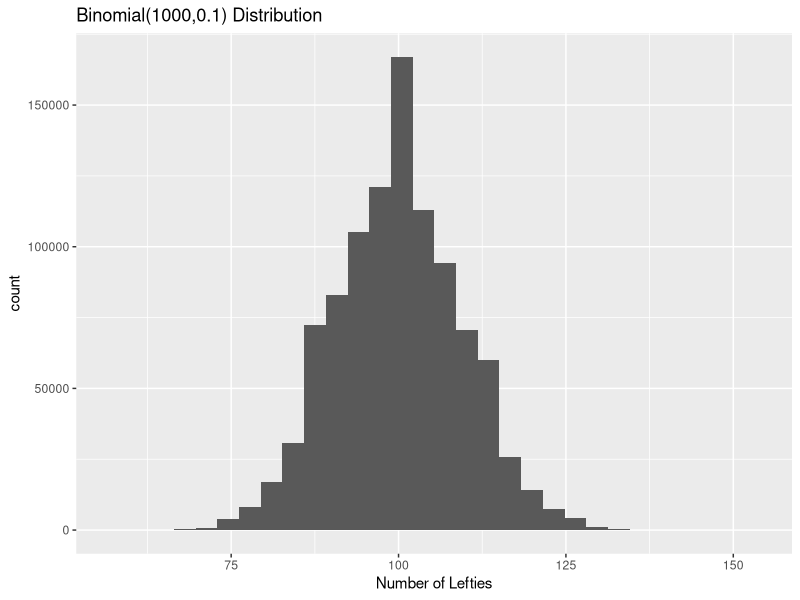
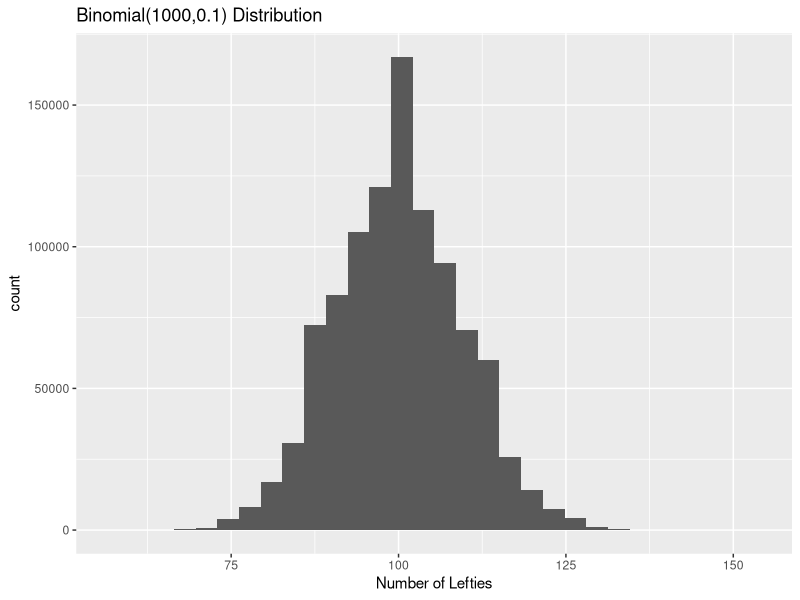
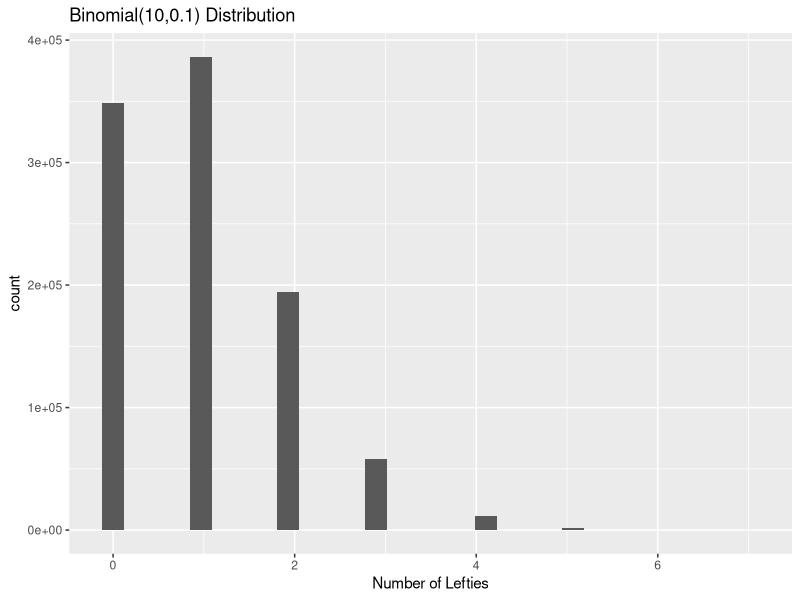
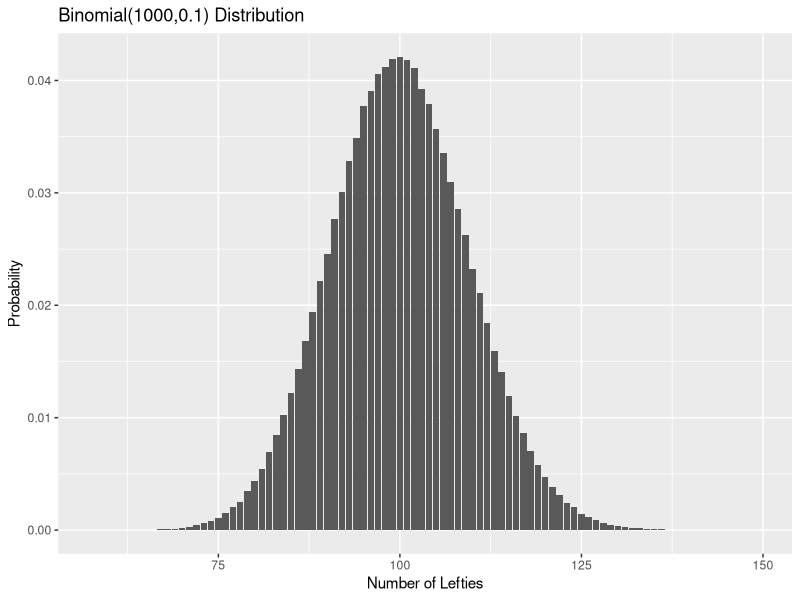
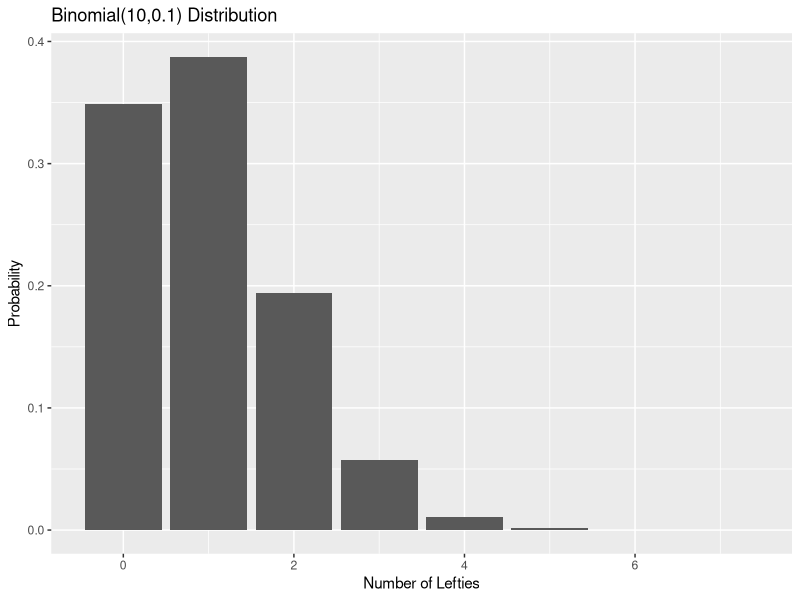

Recreate these plots in R, in order. (Note: this script raises an error after producing the figures.)
## ---- chunk 1

## ---- chunk 2
#| label: packages
#| echo: false
#| message: false
#| warning: false

library(tidyverse)

## ---- chunk 3
# If I want to reproduce my random draw exactly, I have to set
# the seed.  Otherwise, I'll get a different random sample every # time
set.seed(121372) 
# in R, what we called "n" is called size
# R's "n" is the number of experiments to run
# in this case, that's the # of samples of size 1000 to simulate
rbinom(n=1,size=1000,prob=0.1)
## ---- chunk 4
rbinom(n=10,size=1000,prob=0.1)
## ---- chunk 5
#| echo: false
#| out.width: "100%"
#| fig-width: 7
#| fig-height: 6

binomdata = data.frame(X = rbinom(1000000, 1000, 0.1))
ggplot(binomdata, aes(x = X)) + 
  geom_histogram() +
  labs(x = "Number of Lefties",
       title = "Binomial(1000,0.1) Distribution")
## ---- chunk 6
#| echo: false
#| out.width: "40%"
ggplot(binomdata, aes(x = X)) + 
  geom_histogram() +
  labs(x = "Number of Lefties",
       title = "Binomial(1000,0.1) Distribution")
## ---- chunk 7
#| echo: false
#| out.width: "100%"
#| fig-width: 7
#| fig-height: 6
binomdatasmall = data.frame(X = rbinom(1000000, 10, 0.1))

ggplot(binomdatasmall, aes(x = X)) + 
  geom_histogram() +
  labs(x = "Number of Lefties",
       title = "Binomial(10,0.1) Distribution")

## ---- chunk 8
#| echo: false
#| out.width: "100%"
#| fig-width: 7
#| fig-height: 6
binomdata = 
  data.frame(X = rbinom(1000000, 1000, 0.1))
binomdata %>%
  count(X) %>%
  mutate(prob = n / sum(n)) %>%
  ggplot(aes(x = X, y = prob)) +
  geom_col() +
  labs(x = "Number of Lefties", y = "Probability",
       title = "Binomial(1000,0.1) Distribution")
## ---- chunk 9
#| echo: false
#| out.width: "100%"
#| fig-width: 7
#| fig-height: 6
binomdatasmall = data.frame(X = rbinom(1000000, 10, 0.1))
binomdatasmall %>%
  count(X) %>%
  mutate(prob = n / sum(n)) %>%
  ggplot(aes(x = X, y = prob)) +
  geom_col() +
  labs(x = "Number of Lefties", y = "Probability",
       title = "Binomial(10,0.1) Distribution")
## ---- chunk 10
#| echo: false
#| out.width: "100%"
knitr::include_graphics("../img/embryo.jpg")
